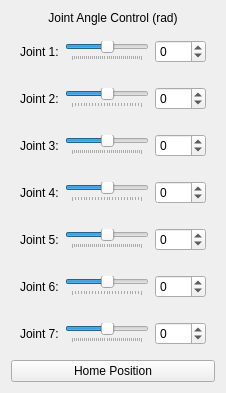
     <widget class="QWidget" name="jointControlTab">
      <attribute name="title">
       <string>Joint Control</string>
      </attribute>
      <layout class="QVBoxLayout" name="verticalLayout_2">
       <item>
        <widget class="QLabel" name="jointControlLabel">
         <property name="text">
          <string>Joint Angle Control (rad)</string>
         </property>
         <property name="alignment">
          <set>Qt::AlignCenter</set>
         </property>
        </widget>
       </item>
       <item>
        <widget class="QFrame" name="joint1Frame">
         <layout class="QHBoxLayout" name="horizontalLayout_3">
          <item>
           <widget class="QLabel" name="joint1Label">
            <property name="text">
             <string>Joint 1:</string>
            </property>
           </widget>
          </item>
          <item>
           <widget class="QSlider" name="joint1Slider">
            <property name="minimum">
             <number>-170</number>
            </property>
            <property name="maximum">
             <number>170</number>
            </property>
            <property name="orientation">
             <enum>Qt::Horizontal</enum>
            </property>
            <property name="tickPosition">
             <enum>QSlider::TicksBelow</enum>
            </property>
           </widget>
          </item>
          <item>
           <widget class="QSpinBox" name="joint1SpinBox">
            <property name="minimum">
             <number>-170</number>
            </property>
            <property name="maximum">
             <number>170</number>
            </property>
           </widget>
          </item>
         </layout>
        </widget>
       </item>
       <item>
        <widget class="QFrame" name="joint2Frame">
         <layout class="QHBoxLayout" name="horizontalLayout_4">
          <item>
           <widget class="QLabel" name="joint2Label">
            <property name="text">
             <string>Joint 2:</string>
            </property>
           </widget>
          </item>
          <item>
           <widget class="QSlider" name="joint2Slider">
            <property name="minimum">
             <number>-120</number>
            </property>
            <property name="maximum">
             <number>120</number>
            </property>
            <property name="orientation">
             <enum>Qt::Horizontal</enum>
            </property>
            <property name="tickPosition">
             <enum>QSlider::TicksBelow</enum>
            </property>
           </widget>
          </item>
          <item>
           <widget class="QSpinBox" name="joint2SpinBox">
            <property name="minimum">
             <number>-120</number>
            </property>
            <property name="maximum">
             <number>120</number>
            </property>
           </widget>
          </item>
         </layout>
        </widget>
       </item>
       <item>
        <widget class="QFrame" name="joint3Frame">
         <layout class="QHBoxLayout" name="horizontalLayout_5">
          <item>
           <widget class="QLabel" name="joint3Label">
            <property name="text">
             <string>Joint 3:</string>
            </property>
           </widget>
          </item>
          <item>
           <widget class="QSlider" name="joint3Slider">
            <property name="minimum">
             <number>-170</number>
            </property>
            <property name="maximum">
             <number>170</number>
            </property>
            <property name="orientation">
             <enum>Qt::Horizontal</enum>
            </property>
            <property name="tickPosition">
             <enum>QSlider::TicksBelow</enum>
            </property>
           </widget>
          </item>
          <item>
           <widget class="QSpinBox" name="joint3SpinBox">
            <property name="minimum">
             <number>-170</number>
            </property>
            <property name="maximum">
             <number>170</number>
            </property>
           </widget>
          </item>
         </layout>
        </widget>
       </item>
       <item>
        <widget class="QFrame" name="joint4Frame">
         <layout class="QHBoxLayout" name="horizontalLayout_6">
          <item>
           <widget class="QLabel" name="joint4Label">
            <property name="text">
             <string>Joint 4:</string>
            </property>
           </widget>
          </item>
          <item>
           <widget class="QSlider" name="joint4Slider">
            <property name="minimum">
             <number>-120</number>
            </property>
            <property name="maximum">
             <number>120</number>
            </property>
            <property name="orientation">
             <enum>Qt::Horizontal</enum>
            </property>
            <property name="tickPosition">
             <enum>QSlider::TicksBelow</enum>
            </property>
           </widget>
          </item>
          <item>
           <widget class="QSpinBox" name="joint4SpinBox">
            <property name="minimum">
             <number>-120</number>
            </property>
            <property name="maximum">
             <number>120</number>
            </property>
           </widget>
          </item>
         </layout>
        </widget>
       </item>
       <item>
        <widget class="QFrame" name="joint5Frame">
         <layout class="QHBoxLayout" name="horizontalLayout_7">
          <item>
           <widget class="QLabel" name="joint5Label">
            <property name="text">
             <string>Joint 5:</string>
            </property>
           </widget>
          </item>
          <item>
           <widget class="QSlider" name="joint5Slider">
            <property name="minimum">
             <number>-170</number>
            </property>
            <property name="maximum">
             <number>170</number>
            </property>
            <property name="orientation">
             <enum>Qt::Horizontal</enum>
            </property>
            <property name="tickPosition">
             <enum>QSlider::TicksBelow</enum>
            </property>
           </widget>
          </item>
          <item>
           <widget class="QSpinBox" name="joint5SpinBox">
            <property name="minimum">
             <number>-170</number>
            </property>
            <property name="maximum">
             <number>170</number>
            </property>
           </widget>
          </item>
         </layout>
        </widget>
       </item>
       <item>
        <widget class="QFrame" name="joint6Frame">
         <layout class="QHBoxLayout" name="horizontalLayout_8">
          <item>
           <widget class="QLabel" name="joint6Label">
            <property name="text">
             <string>Joint 6:</string>
            </property>
           </widget>
          </item>
          <item>
           <widget class="QSlider" name="joint6Slider">
            <property name="minimum">
             <number>-120</number>
            </property>
            <property name="maximum">
             <number>120</number>
            </property>
            <property name="orientation">
             <enum>Qt::Horizontal</enum>
            </property>
            <property name="tickPosition">
             <enum>QSlider::TicksBelow</enum>
            </property>
           </widget>
          </item>
          <item>
           <widget class="QSpinBox" name="joint6SpinBox">
            <property name="minimum">
             <number>-120</number>
            </property>
            <property name="maximum">
             <number>120</number>
            </property>
           </widget>
          </item>
         </layout>
        </widget>
       </item>
       <item>
        <widget class="QFrame" name="joint7Frame">
         <layout class="QHBoxLayout" name="horizontalLayout_9">
          <item>
           <widget class="QLabel" name="joint7Label">
            <property name="text">
             <string>Joint 7:</string>
            </property>
           </widget>
          </item>
          <item>
           <widget class="QSlider" name="joint7Slider">
            <property name="minimum">
             <number>-170</number>
            </property>
            <property name="maximum">
             <number>170</number>
            </property>
            <property name="orientation">
             <enum>Qt::Horizontal</enum>
            </property>
            <property name="tickPosition">
             <enum>QSlider::TicksBelow</enum>
            </property>
           </widget>
          </item>
          <item>
           <widget class="QSpinBox" name="joint7SpinBox">
            <property name="minimum">
             <number>-170</number>
            </property>
            <property name="maximum">
             <number>170</number>
            </property>
           </widget>
          </item>
         </layout>
        </widget>
       </item>
       <item>
        <widget class="QPushButton" name="homePositionButton">
         <property name="text">
          <string>Home Position</string>
         </property>
        </widget>
       </item>
      </layout>
     </widget>
